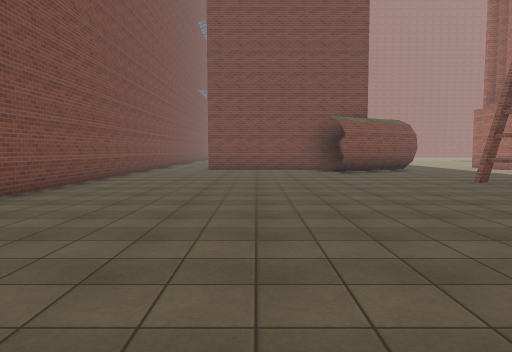
view 1 (above)

24 first-person views from a walk through a 3-D level made in the Unity game engine. The camera is 1.5 m above the floor, tilts 4° down and sees 70° across. The floor is counted in squares, 2 m on a side. Each view is taken from the middle of a square. On the plan, view 1 faces up. The plan holds only what a view shows up to about 11 squares ahead; the rest is blank. The place goes on beyond the plan. The player is left out. Surface patterns are stand-ins for the level's own textures.

view 2
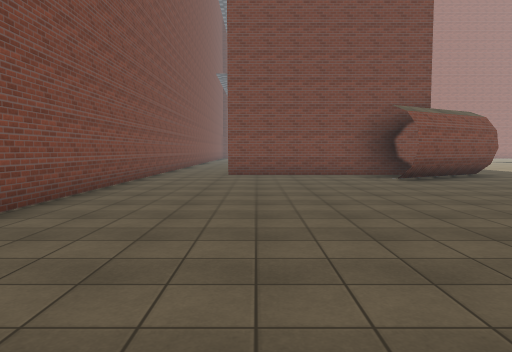

view 3
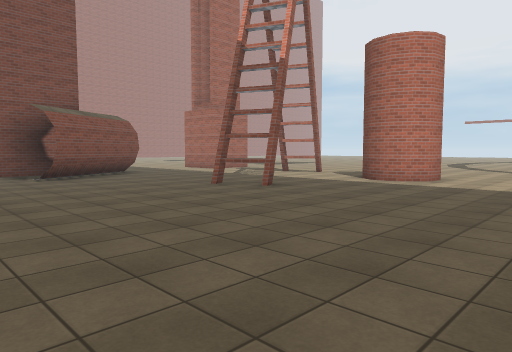

view 4
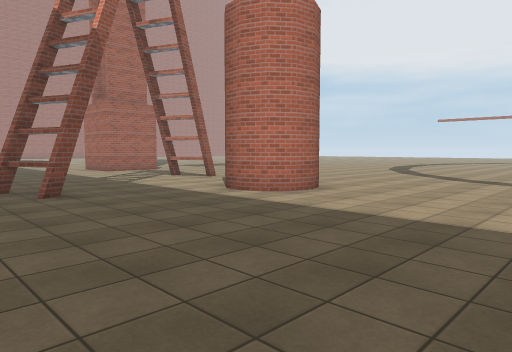

view 5
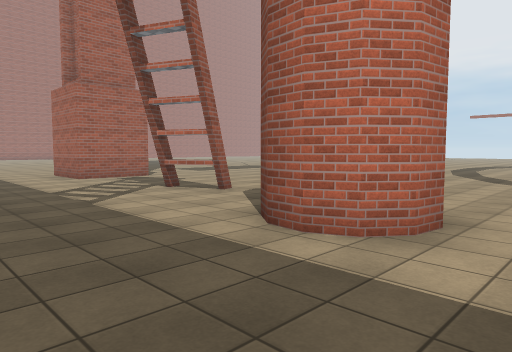

view 6
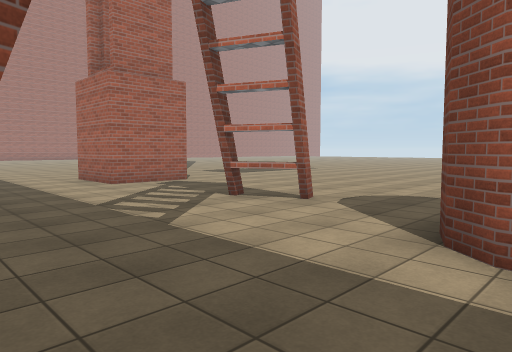

view 7
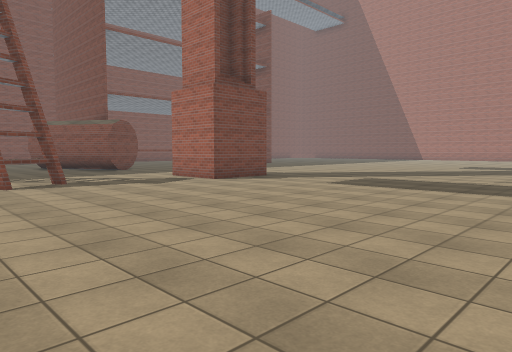

view 8
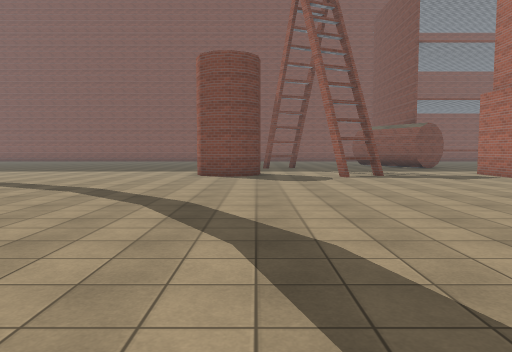

view 9
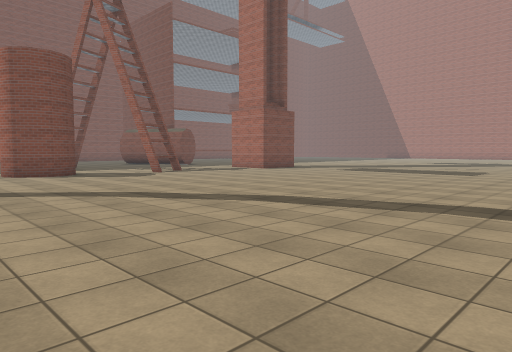

view 10
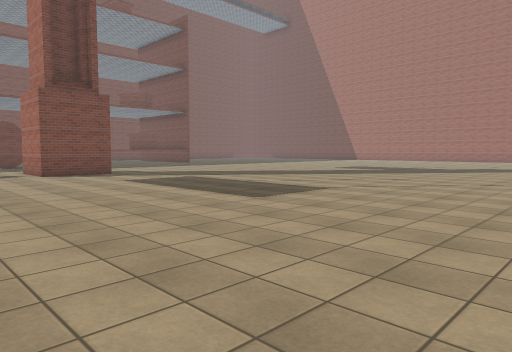

view 11
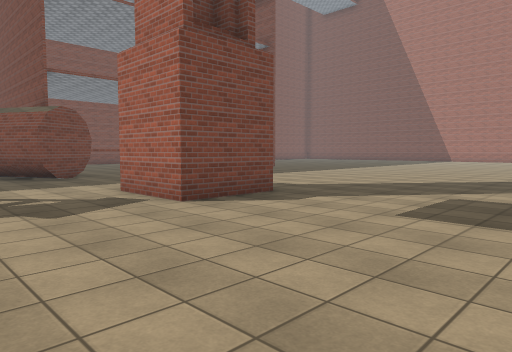

view 12
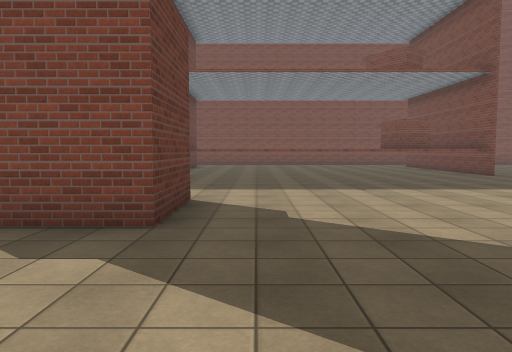

view 13
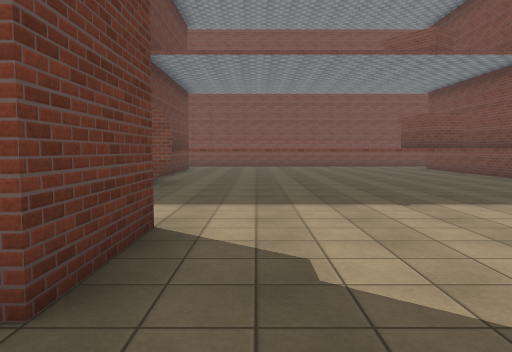

view 14
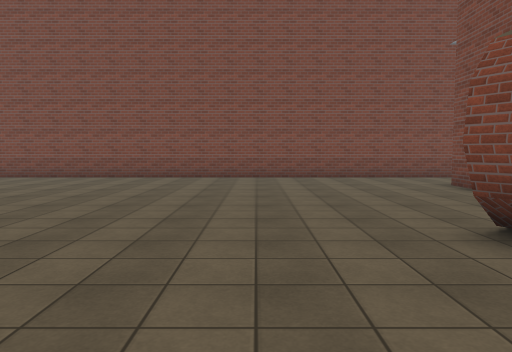

view 15
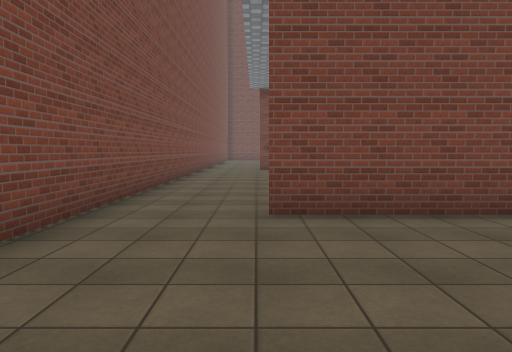

view 16
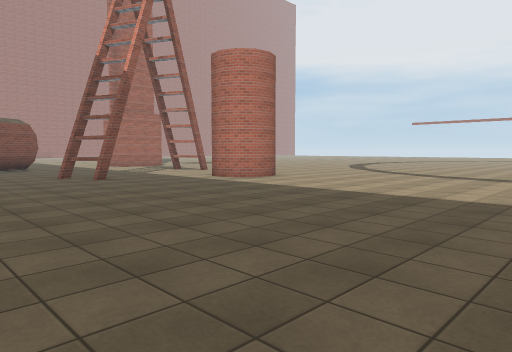

view 17
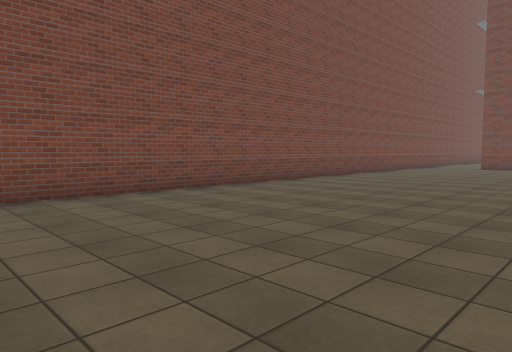

view 18
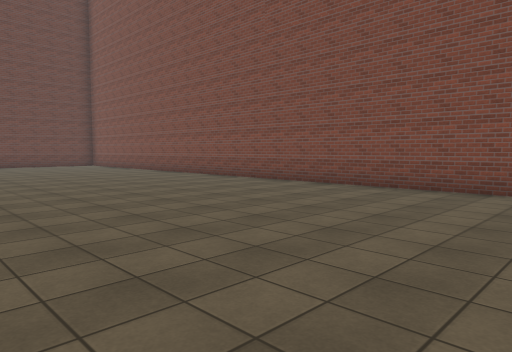

view 19
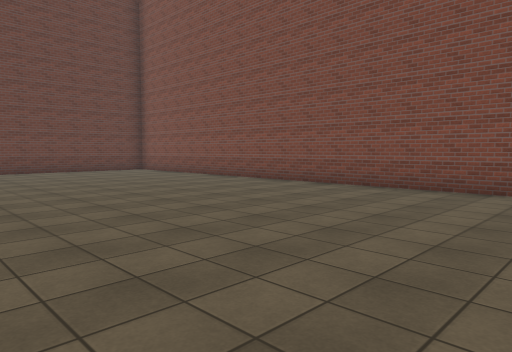

view 20
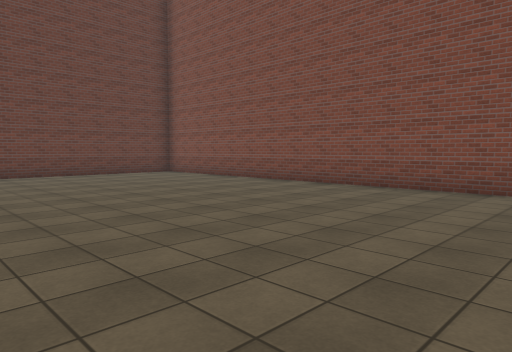

view 21
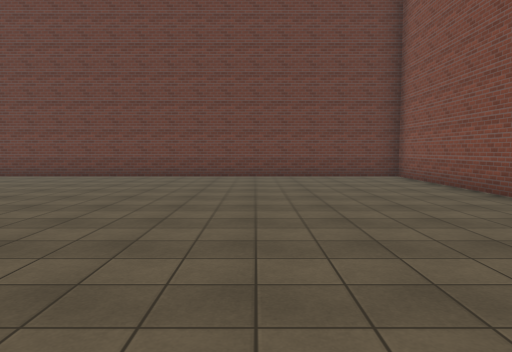

view 22
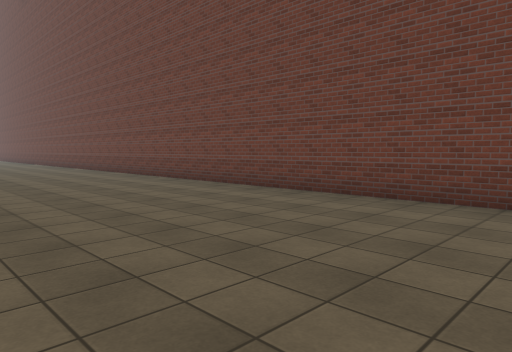

view 23
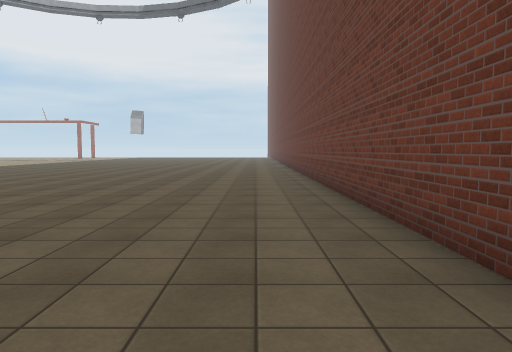

view 24
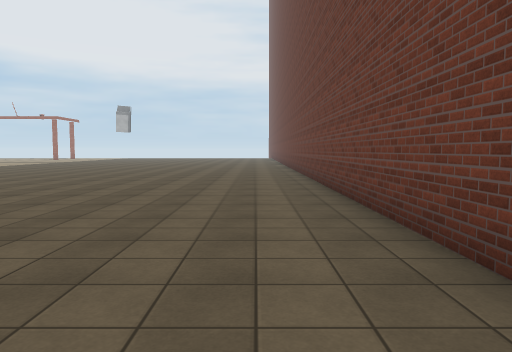

### Floor plan
Points are (right, up) in squares from view 1. A wall is a line through its corners. A room is listed if a view was taken in it or the views show most of it. See-through windows are left out.
Room 1 (views 1, 2, 3, 4, 5, 6, 7, 8, 9, 10, 11, 12, 13, 14, 15, 16, 17, 18, 19, 20, 21, 22, 23, 24)
walls: (10, 5.2) (9.2, 5.3) (8.8, 5.6) (8.5, 6.3) (9, 6.9) (9.8, 7.2) (10.4, 6.8) (10.6, 6.3) (10.5, 5.8) (10, 5.2); (10.3, 5.4) (9.7, 5.2); (8.6, 6) (8.7, 6.6); (6.3, 7.6) (5.9, 7.4) (5.3, 8.7); (5.8, 8.7) (5.2, 8.5); (10.3, 10.6) (9.7, 10.4); (10, 10.7) (10.6, 9.4) (10.4, 9.3) (9.8, 10.6); (11.5, 14) (9.5, 14) (9.5, 16) (11.5, 16) (11.5, 14); (3.5, 14.2) (-1.9, 14.2); (5, 15.3) (6, 13.5) (2.8, 11.8); (4, 22.5) (4, 14.9); (-4.1, 21) (-4.1, -16.5) (20, -16.5)

Where each view was taken, in squares from view 1:
view 1: 0 up, 0 right, facing up
view 2: 3 up, 1 left, facing up
view 3: 2 up, 0 right, facing up-right
view 4: 1 up, 4 right, facing up-right
view 5: 4 up, 6 right, facing up-right
view 6: 6 up, 6 right, facing up-right
view 7: 8 up, 19 right, facing up-left
view 8: 7 up, 21 right, facing left
view 9: 3 up, 22 right, facing up-left
view 10: 11 up, 23 right, facing up-left
view 11: 11 up, 16 right, facing up-left
view 12: 17 up, 15 right, facing left
view 13: 17 up, 13 right, facing left
view 14: 10 up, 6 right, facing left
view 15: 10 up, 2 left, facing up
view 16: 2 down, 2 right, facing up-right
view 17: 2 down, 2 right, facing up-left
view 18: 2 up, 3 right, facing down-left
view 19: 3 down, 3 right, facing down-left
view 20: 5 down, 3 right, facing down-left
view 21: 6 down, 0 right, facing down
view 22: 11 down, 0 right, facing down-right
view 23: 15 down, 5 right, facing right
view 24: 15 down, 9 right, facing right
